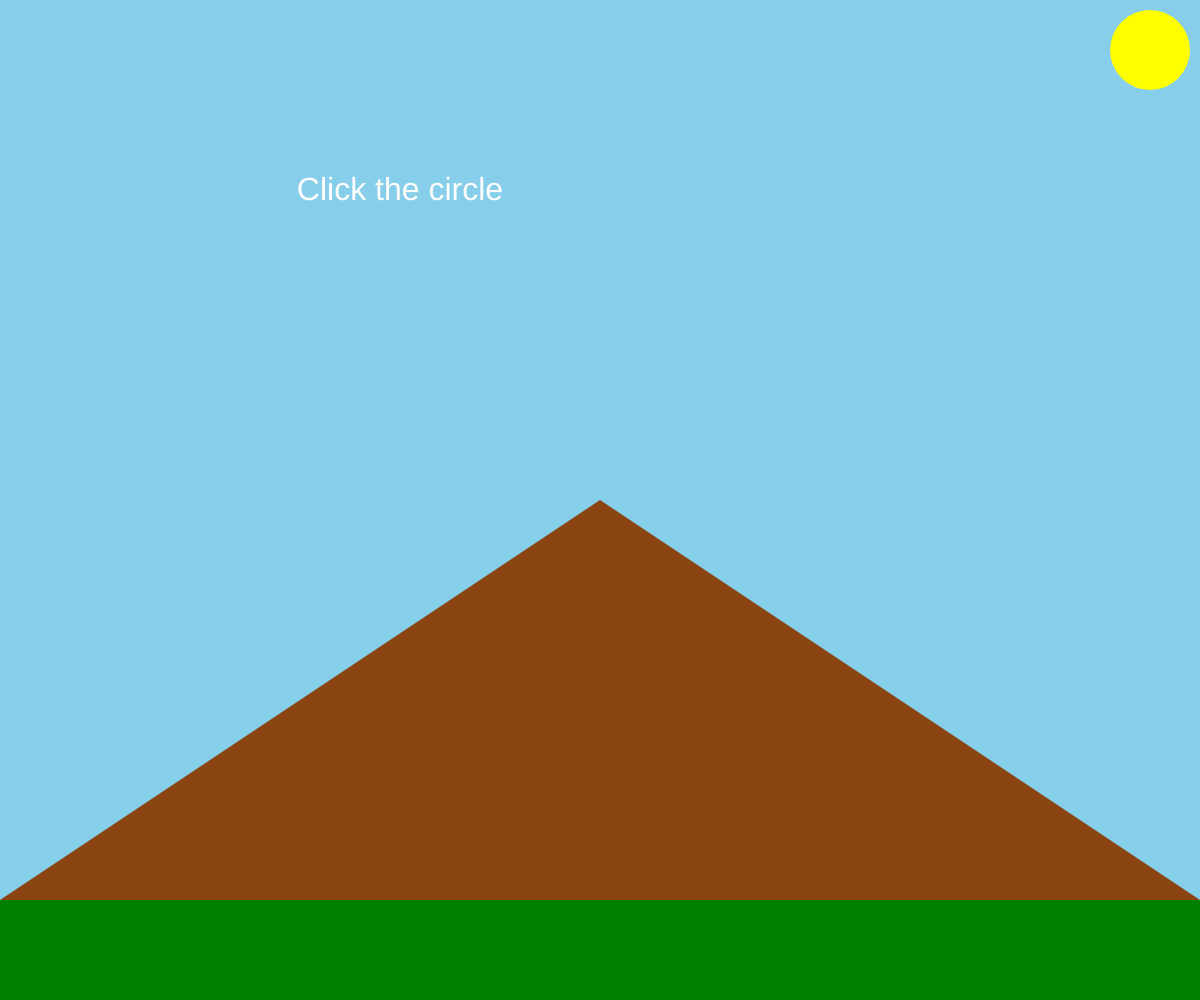
Frame 1 (no input)
Frame 60 (no input): identical to frame 1, image omitted
Frame 120 (the mouse pressed at the canvas centre since frame 60): identical to frame 1, image omitted

The p5.js sketch that drew this single still picture (run headless with seeded random() and noise() and a simulated clock; from frame 60 on, the mouse is pressed at the canvas centre):

// p5.js sketch
// ── sketch.js
let ellipseColor = [255, 255, 0];

function setup() {
  createCanvas(windowWidth, windowHeight);
}

function draw() {
  background(135, 206, 235);
  
  
  fill('white');
  textSize(32);
  textAlign (CENTER);
  text('Click the circle', 400, 200);
  
  fill(ellipseColor);
  noStroke();
  ellipse(width - 50, 50, 80, 80);
  
  fill(0, 128, 0); 
  noStroke();
  rect(0, height - 100, width, 100);
  
  fill(139, 69, 19); 
  noStroke();
  triangle(0, height - 100, width/2, height/2, width, height - 100);
}

function windowResized() {
  resizeCanvas(windowWidth, windowHeight);
}

function mouseClicked() {
  if (dist(mouseX, mouseY, width - 50, 50) < 40) {
    ellipseColor = [255, 0, 0]; 
  }
}
